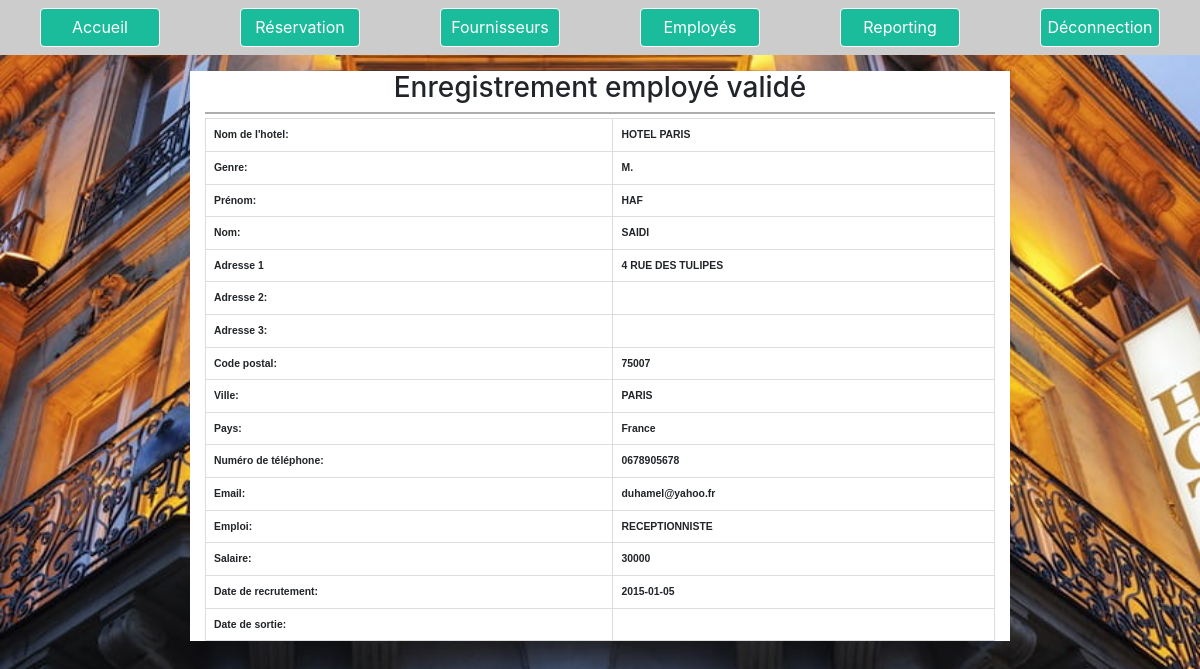
Screenshot of /resultatemployes.php?staff_id=1 (signed in) with the database file from the repository.
### tables this page shows
CREATE TABLE `neil_staff` (
  `staff_id` int(11) NOT NULL,
  `htl_id` char(20) NOT NULL,
  `staff_gender_id` int(11) NOT NULL,
  `staff_first_name` varchar(20) NOT NULL,
  `staff_last_name` varchar(20) NOT NULL,
  `staff_address1` varchar(20) NOT NULL,
  `staff_address2` varchar(20) DEFAULT NULL,
  `staff_address3` varchar(20) DEFAULT NULL,
  `staff_zipcode` varchar(20) NOT NULL,
  `staff_city_name` varchar(20) NOT NULL,
  `staff_country_id` int(11) NOT NULL,
  `staff_phone_num` varchar(20) NOT NULL,
  `staff_email` varchar(30) DEFAULT NULL,
  `staff_role_id` int(11) NOT NULL,
  `salary` int(11) NOT NULL,
  `dates_recruitment` date NOT NULL,
  `dates_end_contract` date DEFAULT NULL
);

CREATE TABLE `neil_hotel` (
  `htl_id` int(11) NOT NULL,
  `htl_name` varchar(20) NOT NULL,
  `htl_address1` varchar(20) NOT NULL,
  `htl_address2` varchar(20) DEFAULT NULL,
  `htl_address3` varchar(20) DEFAULT NULL,
  `htl_zipcode` varchar(20) NOT NULL,
  `htl_city_name` varchar(20) NOT NULL,
  `htl_country_id` int(11) NOT NULL,
  `htl_phone_contact` varchar(20) DEFAULT NULL,
  `htl_email_contact` varchar(30) DEFAULT NULL
);

CREATE TABLE `neil_gender` (
  `gender_id` int(11) NOT NULL,
  `gender_name` varchar(20) NOT NULL
);

CREATE TABLE `neil_country` (
  `country_id` int(11) NOT NULL,
  `iso` char(2) NOT NULL,
  `name_country` varchar(80) NOT NULL,
  `phonecode` int(5) NOT NULL
);

CREATE TABLE `neil_role` (
  `role_id` int(11) NOT NULL,
  `role_name` varchar(20) NOT NULL
);

### resultatemployes.php (the view, shortened to what this page needs)
<!DOCTYPE html>
<html>
<html lang="fr">
    <head>
        <link href="css/style.css" rel="stylesheet">
        <link rel="stylesheet" href="https://cdn.jsdelivr.net/npm/bootstrap@4.6.2/dist/css/bootstrap.min.css">
    </head>
    <body>
        <ul class="menu">
            <li><a href="index.php">Accueil</a></li>
            <li><a href="clientreservation.php">Réservation</a></li>
            <li><a href="fournisseurs.php">Fournisseurs</a></li>
            <li><a href="employes.php">Employés</a>
            <li><a href="reporting.php">Reporting</a></li>
            <li><a href="logout.php">Déconnection</a></li>
        </ul>
        <div class="row">
            <div class="col-sm-2"></div>
            <div class="col-sm-8" style="background-color: white;">
                        <h3 style="text-align: center;">Enregistrement employé validé</h3>
                        <hr class="my-1" style="background-color: #C0C0C0; border-width: 2px;">
                        <?php
                            include_once"config.php";
                            $vStaff_id = $_GET['staff_id'];
                            $query = $pdo->query("SELECT htl_name, gender_name, staff_first_name, staff_last_name, staff_address1, staff_address2, staff_address3, staff_zipcode, staff_city_name, name_country, staff_phone_num, staff_email, role_name, salary, dates_recruitment, dates_end_contract FROM neil_staff,neil_hotel, neil_gender, neil_country, neil_role WHERE Staff_id = '$vStaff_id' and neil_staff.staff_gender_id = neil_gender.gender_id and neil_staff.htl_id = neil_hotel.htl_id and neil_staff.staff_country_id = neil_country.country_id and neil_staff.staff_role_id = neil_role.role_id;");
                            $row = $query->fetch(PDO::FETCH_ASSOC);
                        if ($row) {
                        ?>
                        <table>
                         <tr>
                            <td>Nom de l'hotel:</td>
                            <td><?=$row["htl_name"] ?></td>
                            <td>Genre:</td>
                            <td><?=$row["gender_name"] ?></td>
                            <td>Prénom:</td>
                            <td><?=$row["staff_first_name"] ?></td>
                            <td>Nom:</td>
                            <td><?=$row["staff_last_name"] ?></td>
                            <td>Adresse 1</td>
                            <td><?=$row["staff_address1"] ?></td>
                            <td>Adresse 2:</td>
                            <td><?=$row["staff_address2"] ?></td>
                            <td>Adresse 3:</td>
                            <td><?=$row["staff_address3"] ?></td>
                            <td>Code postal:</td>
                            <td><?=$row["staff_zipcode"] ?></td>
                            <td>Ville:</td>
                            <td><?=$row["staff_city_name"] ?></td>
                            <td>Pays:</td>
                            <td><?=$row["name_country"] ?></td>
                            <td>Numéro de téléphone:</td>
                            <td><?=$row["staff_phone_num"] ?></td>
                            <td>Email:</td>
                            <td><?=$row["staff_email"] ?></td>
                            <td>Emploi:</td>
                            <td><?=$row["role_name"] ?></td>
                            <td>Salaire:</td>
                            <td><?=$row["salary"] ?></td>
                            <td>Date de recrutement:</td>
                            <td><?=$row["dates_recruitment"] ?></td>
                            <td>Date de sortie:</td>
                            <td><?=$row["dates_end_contract"] ?></td>
                         </tr>
                       </table>
                    <?php
                        }
                    ?>
            </div>
        </div>
    </body>
</html>

### css/style.css (style rules this page uses)
html, body { height: 100%; width: 100%; margin: 0; padding: 0; }
body { background-image: url('../images/hotel.jpg'); background-repeat: no-repeat; background-size: 100%; font-family: Verdana, "Times New Roman", sans-serif; }
.menu { display: flex; padding:0; background-color: #ccc; justify-content: space-around; }
.menu li { list-style-type: none ; }
.menu a { display:block; min-width: 120px; margin: 0.5rem; padding: 0.4rem 0; text-align: center; background-color: #1ABC9C; color: #fff; text-decoration: none; border: 1px solid #fff; border-radius: 4px; transition: all 1s ; }
table { border-collapse: collapse; background-color: white; width: 100%; }
tr { font-family: Arial, sans-serif; font-size: 13px; }
td { text-align: left; font-size: 80%; font-weight:600; padding: 8px; border: 1px solid #ddd; }

### rows the page displays
neil_staff: htl.htl_name "HOTEL PARIS", neil_gender.gender_name "M.", staff_first_name "HAF", staff_last_name "SAIDI", staff_address1 "4 RUE DES TULIPES", staff_zipcode "75007", staff_city_name "PARIS", neil_country.name_country "France", staff_phone_num "0678905678", staff_email "duhamel@yahoo.fr", neil_role.role_name "RECEPTIONNISTE", salary "30000", dates_recruitment "2015-01-05"
